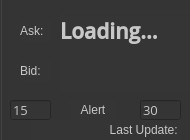
<?xml version="1.0" encoding="UTF-8"?>
<ui version="4.0">
 <class>MainWindow</class>
 <widget class="QMainWindow" name="MainWindow">
  <property name="geometry">
   <rect>
    <x>0</x>
    <y>0</y>
    <width>190</width>
    <height>140</height>
   </rect>
  </property>
  <property name="sizePolicy">
   <sizepolicy hsizetype="Fixed" vsizetype="Fixed">
    <horstretch>0</horstretch>
    <verstretch>0</verstretch>
   </sizepolicy>
  </property>
  <property name="maximumSize">
   <size>
    <width>190</width>
    <height>145</height>
   </size>
  </property>
  <property name="palette">
   <palette>
    <active>
     <colorrole role="WindowText">
      <brush brushstyle="SolidPattern">
       <color alpha="255">
        <red>200</red>
        <green>200</green>
        <blue>200</blue>
       </color>
      </brush>
     </colorrole>
     <colorrole role="Button">
      <brush brushstyle="SolidPattern">
       <color alpha="255">
        <red>53</red>
        <green>53</green>
        <blue>53</blue>
       </color>
      </brush>
     </colorrole>
     <colorrole role="Light">
      <brush brushstyle="SolidPattern">
       <color alpha="255">
        <red>0</red>
        <green>0</green>
        <blue>0</blue>
       </color>
      </brush>
     </colorrole>
     <colorrole role="Text">
      <brush brushstyle="SolidPattern">
       <color alpha="255">
        <red>200</red>
        <green>200</green>
        <blue>200</blue>
       </color>
      </brush>
     </colorrole>
     <colorrole role="ButtonText">
      <brush brushstyle="SolidPattern">
       <color alpha="255">
        <red>200</red>
        <green>200</green>
        <blue>200</blue>
       </color>
      </brush>
     </colorrole>
     <colorrole role="Base">
      <brush brushstyle="SolidPattern">
       <color alpha="255">
        <red>53</red>
        <green>53</green>
        <blue>53</blue>
       </color>
      </brush>
     </colorrole>
     <colorrole role="Window">
      <brush brushstyle="SolidPattern">
       <color alpha="255">
        <red>53</red>
        <green>53</green>
        <blue>53</blue>
       </color>
      </brush>
     </colorrole>
    </active>
    <inactive>
     <colorrole role="WindowText">
      <brush brushstyle="SolidPattern">
       <color alpha="255">
        <red>200</red>
        <green>200</green>
        <blue>200</blue>
       </color>
      </brush>
     </colorrole>
     <colorrole role="Button">
      <brush brushstyle="SolidPattern">
       <color alpha="255">
        <red>53</red>
        <green>53</green>
        <blue>53</blue>
       </color>
      </brush>
     </colorrole>
     <colorrole role="Light">
      <brush brushstyle="SolidPattern">
       <color alpha="255">
        <red>0</red>
        <green>0</green>
        <blue>0</blue>
       </color>
      </brush>
     </colorrole>
     <colorrole role="Text">
      <brush brushstyle="SolidPattern">
       <color alpha="255">
        <red>200</red>
        <green>200</green>
        <blue>200</blue>
       </color>
      </brush>
     </colorrole>
     <colorrole role="ButtonText">
      <brush brushstyle="SolidPattern">
       <color alpha="255">
        <red>200</red>
        <green>200</green>
        <blue>200</blue>
       </color>
      </brush>
     </colorrole>
     <colorrole role="Base">
      <brush brushstyle="SolidPattern">
       <color alpha="255">
        <red>53</red>
        <green>53</green>
        <blue>53</blue>
       </color>
      </brush>
     </colorrole>
     <colorrole role="Window">
      <brush brushstyle="SolidPattern">
       <color alpha="255">
        <red>53</red>
        <green>53</green>
        <blue>53</blue>
       </color>
      </brush>
     </colorrole>
    </inactive>
    <disabled>
     <colorrole role="WindowText">
      <brush brushstyle="SolidPattern">
       <color alpha="255">
        <red>200</red>
        <green>200</green>
        <blue>200</blue>
       </color>
      </brush>
     </colorrole>
     <colorrole role="Button">
      <brush brushstyle="SolidPattern">
       <color alpha="255">
        <red>53</red>
        <green>53</green>
        <blue>53</blue>
       </color>
      </brush>
     </colorrole>
     <colorrole role="Light">
      <brush brushstyle="SolidPattern">
       <color alpha="255">
        <red>0</red>
        <green>0</green>
        <blue>0</blue>
       </color>
      </brush>
     </colorrole>
     <colorrole role="Text">
      <brush brushstyle="SolidPattern">
       <color alpha="255">
        <red>200</red>
        <green>200</green>
        <blue>200</blue>
       </color>
      </brush>
     </colorrole>
     <colorrole role="ButtonText">
      <brush brushstyle="SolidPattern">
       <color alpha="255">
        <red>200</red>
        <green>200</green>
        <blue>200</blue>
       </color>
      </brush>
     </colorrole>
     <colorrole role="Base">
      <brush brushstyle="SolidPattern">
       <color alpha="255">
        <red>53</red>
        <green>53</green>
        <blue>53</blue>
       </color>
      </brush>
     </colorrole>
     <colorrole role="Window">
      <brush brushstyle="SolidPattern">
       <color alpha="255">
        <red>53</red>
        <green>53</green>
        <blue>53</blue>
       </color>
      </brush>
     </colorrole>
    </disabled>
   </palette>
  </property>
  <property name="windowTitle">
   <string>LiteCoinz</string>
  </property>
  <property name="windowIcon">
   <iconset resource="../litecoin/hello.qrc">
    <normaloff>:/root/lite.png</normaloff>:/root/lite.png</iconset>
  </property>
  <property name="styleSheet">
   <string notr="true">background-color: rgb(53, 53, 53); color: rgb(200,200,200)</string>
  </property>
  <property name="animated">
   <bool>false</bool>
  </property>
  <widget class="QWidget" name="centralwidget">
   <widget class="QGroupBox" name="groupBox">
    <property name="geometry">
     <rect>
      <x>0</x>
      <y>-10</y>
      <width>191</width>
      <height>171</height>
     </rect>
    </property>
    <property name="title">
     <string/>
    </property>
    <property name="flat">
     <bool>true</bool>
    </property>
    <widget class="QLabel" name="ask">
     <property name="geometry">
      <rect>
       <x>60</x>
       <y>20</y>
       <width>191</width>
       <height>41</height>
      </rect>
     </property>
     <property name="font">
      <font>
       <family>Open Sans Semibold</family>
       <pointsize>16</pointsize>
       <weight>75</weight>
       <bold>true</bold>
      </font>
     </property>
     <property name="text">
      <string>Loading...</string>
     </property>
    </widget>
    <widget class="QLabel" name="askl">
     <property name="geometry">
      <rect>
       <x>20</x>
       <y>30</y>
       <width>31</width>
       <height>21</height>
      </rect>
     </property>
     <property name="text">
      <string>Ask:</string>
     </property>
    </widget>
    <widget class="QLabel" name="bid">
     <property name="geometry">
      <rect>
       <x>60</x>
       <y>60</y>
       <width>191</width>
       <height>41</height>
      </rect>
     </property>
     <property name="font">
      <font>
       <family>Open Sans Semibold</family>
       <pointsize>16</pointsize>
       <weight>75</weight>
       <bold>true</bold>
      </font>
     </property>
     <property name="text">
      <string/>
     </property>
    </widget>
    <widget class="QLabel" name="alertl">
     <property name="geometry">
      <rect>
       <x>70</x>
       <y>110</y>
       <width>46</width>
       <height>20</height>
      </rect>
     </property>
     <property name="text">
      <string>Alert</string>
     </property>
     <property name="alignment">
      <set>Qt::AlignCenter</set>
     </property>
    </widget>
    <widget class="QLabel" name="bidl">
     <property name="geometry">
      <rect>
       <x>20</x>
       <y>70</y>
       <width>31</width>
       <height>21</height>
      </rect>
     </property>
     <property name="text">
      <string>Bid:</string>
     </property>
    </widget>
    <widget class="QPushButton" name="refresh">
     <property name="geometry">
      <rect>
       <x>0</x>
       <y>130</y>
       <width>31</width>
       <height>23</height>
      </rect>
     </property>
     <property name="text">
      <string/>
     </property>
     <property name="icon">
      <iconset resource="../litecoin/hello.qrc">
       <normaloff>:/root/refresh.png</normaloff>:/root/refresh.png</iconset>
     </property>
     <property name="iconSize">
      <size>
       <width>35</width>
       <height>35</height>
      </size>
     </property>
     <property name="flat">
      <bool>true</bool>
     </property>
    </widget>
    <widget class="QLineEdit" name="high">
     <property name="geometry">
      <rect>
       <x>140</x>
       <y>110</y>
       <width>41</width>
       <height>20</height>
      </rect>
     </property>
     <property name="font">
      <font>
       <family>Open Sans</family>
       <pointsize>10</pointsize>
      </font>
     </property>
     <property name="text">
      <string>30</string>
     </property>
     <property name="maxLength">
      <number>3</number>
     </property>
     <property name="frame">
      <bool>true</bool>
     </property>
    </widget>
    <widget class="QLabel" name="last">
     <property name="geometry">
      <rect>
       <x>30</x>
       <y>130</y>
       <width>151</width>
       <height>20</height>
      </rect>
     </property>
     <property name="text">
      <string>Last Update: </string>
     </property>
     <property name="alignment">
      <set>Qt::AlignRight|Qt::AlignTrailing|Qt::AlignVCenter</set>
     </property>
    </widget>
    <widget class="QLineEdit" name="low">
     <property name="geometry">
      <rect>
       <x>10</x>
       <y>110</y>
       <width>41</width>
       <height>20</height>
      </rect>
     </property>
     <property name="font">
      <font>
       <family>Open Sans</family>
       <pointsize>10</pointsize>
      </font>
     </property>
     <property name="inputMask">
      <string/>
     </property>
     <property name="text">
      <string>15</string>
     </property>
     <property name="maxLength">
      <number>2</number>
     </property>
    </widget>
   </widget>
  </widget>
 </widget>
 <resources>
  <include location="../litecoin/hello.qrc"/>
 </resources>
 <connections/>
</ui>
